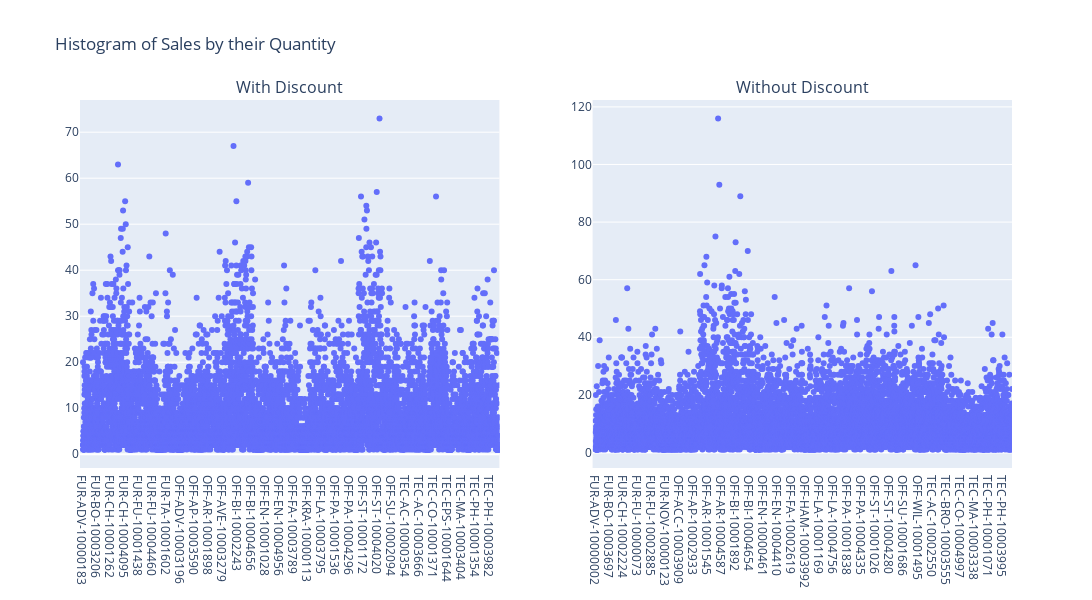

Notebook cell for this chart:
### Code cell
fig = make_subplots(rows=1, cols=2, subplot_titles=['With Discount', 'Without Discount'])
for trace in Boxplot(prods_with['Product ID'], prods_with['Quantity']).data:
    fig.add_trace(trace, row=1, col=1)

for trace in Boxplot(prods_without['Product ID'], prods_without['Quantity']).data:
    fig.add_trace(trace, row=1, col=2)

fig.update_layout(height=600, width= 1400, title_text="Histogram of Sales by their Quantity", legend_title= 'Sales')
fig.show()

### Figure 1 — Plotly figure (JSON) as saved in the notebook; plotly's stock layout.template omitted (floating-point values rounded to 4 significant figures; data arrays with more than 128 entries replaced by an {"elided": "..."} marker saying what was removed)
{"data": [{"alignmentgroup": "True", "boxpoints": "all", "hovertemplate": "x=%{x}<br>y=%{y}<extra></extra>", "legendgroup": "", "marker": {"color": "#636efa"}, "name": "", "notched": true, "offsetgroup": "", "orientation": "v", "showlegend": false, "type": "box", "x": {"elided": "8153 str values"}, "x0": " ", "xaxis": "x", "y": {"elided": "8153 int values"}, "y0": " ", "yaxis": "y"}, {"alignmentgroup": "True", "boxpoints": "all", "hovertemplate": "x=%{x}<br>y=%{y}<extra></extra>", "legendgroup": "", "marker": {"color": "#636efa"}, "name": "", "notched": true, "offsetgroup": "", "orientation": "v", "showlegend": false, "type": "box", "x": {"elided": "8631 str values"}, "x0": " ", "xaxis": "x2", "y": {"elided": "8631 int values"}, "y0": " ", "yaxis": "y2"}], "layout": {"annotations": [{"font": {"size": 16}, "showarrow": false, "text": "With Discount", "x": 0.225, "xanchor": "center", "xref": "paper", "y": 1, "yanchor": "bottom", "yref": "paper"}, {"font": {"size": 16}, "showarrow": false, "text": "Without Discount", "x": 0.775, "xanchor": "center", "xref": "paper", "y": 1, "yanchor": "bottom", "yref": "paper"}], "height": 600, "legend": {"title": {"text": "Sales"}}, "title": {"text": "Histogram of Sales by their Quantity"}, "width": 1400, "xaxis": {"anchor": "y", "domain": [0, 0.45]}, "xaxis2": {"anchor": "y2", "domain": [0.55, 1]}, "yaxis": {"anchor": "x", "domain": [0, 1]}, "yaxis2": {"anchor": "x2", "domain": [0, 1]}}}
